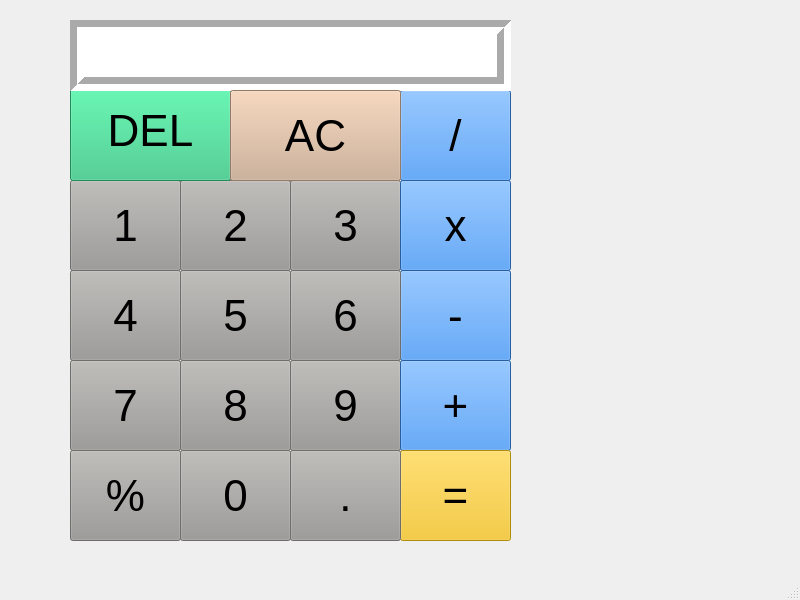
<?xml version="1.0" encoding="UTF-8"?>
<ui version="4.0">
 <class>MainWindow</class>
 <widget class="QMainWindow" name="MainWindow">
  <property name="geometry">
   <rect>
    <x>0</x>
    <y>0</y>
    <width>800</width>
    <height>600</height>
   </rect>
  </property>
  <property name="font">
   <font>
    <pointsize>32</pointsize>
   </font>
  </property>
  <property name="windowTitle">
   <string>MainWindow</string>
  </property>
  <property name="styleSheet">
   <string notr="true"/>
  </property>
  <widget class="QWidget" name="centralwidget">
   <widget class="QToolButton" name="Button_number8">
    <property name="geometry">
     <rect>
      <x>180</x>
      <y>360</y>
      <width>111</width>
      <height>91</height>
     </rect>
    </property>
    <property name="font">
     <font>
      <pointsize>33</pointsize>
     </font>
    </property>
    <property name="styleSheet">
     <string notr="true">background-color: rgb(154, 153, 150);</string>
    </property>
    <property name="text">
     <string>8</string>
    </property>
   </widget>
   <widget class="QToolButton" name="Button_number1">
    <property name="geometry">
     <rect>
      <x>70</x>
      <y>180</y>
      <width>111</width>
      <height>91</height>
     </rect>
    </property>
    <property name="font">
     <font>
      <pointsize>33</pointsize>
     </font>
    </property>
    <property name="styleSheet">
     <string notr="true">background-color: rgb(154, 153, 150);</string>
    </property>
    <property name="text">
     <string>1</string>
    </property>
   </widget>
   <widget class="QToolButton" name="Button_number3">
    <property name="geometry">
     <rect>
      <x>290</x>
      <y>180</y>
      <width>111</width>
      <height>91</height>
     </rect>
    </property>
    <property name="font">
     <font>
      <pointsize>33</pointsize>
     </font>
    </property>
    <property name="styleSheet">
     <string notr="true">background-color: rgb(154, 153, 150);</string>
    </property>
    <property name="text">
     <string>3</string>
    </property>
   </widget>
   <widget class="QToolButton" name="Button_number4">
    <property name="geometry">
     <rect>
      <x>70</x>
      <y>270</y>
      <width>111</width>
      <height>91</height>
     </rect>
    </property>
    <property name="font">
     <font>
      <pointsize>33</pointsize>
     </font>
    </property>
    <property name="styleSheet">
     <string notr="true">background-color: rgb(154, 153, 150);</string>
    </property>
    <property name="text">
     <string>4</string>
    </property>
   </widget>
   <widget class="QToolButton" name="Button_number9">
    <property name="geometry">
     <rect>
      <x>290</x>
      <y>360</y>
      <width>111</width>
      <height>91</height>
     </rect>
    </property>
    <property name="font">
     <font>
      <pointsize>33</pointsize>
     </font>
    </property>
    <property name="styleSheet">
     <string notr="true">background-color: rgb(154, 153, 150);</string>
    </property>
    <property name="text">
     <string>9</string>
    </property>
   </widget>
   <widget class="QToolButton" name="Button_number2">
    <property name="geometry">
     <rect>
      <x>180</x>
      <y>180</y>
      <width>111</width>
      <height>91</height>
     </rect>
    </property>
    <property name="font">
     <font>
      <pointsize>33</pointsize>
     </font>
    </property>
    <property name="styleSheet">
     <string notr="true">background-color: rgb(53, 132, 228);
background-color: rgb(154, 153, 150);</string>
    </property>
    <property name="text">
     <string>2</string>
    </property>
   </widget>
   <widget class="QToolButton" name="Button_number5">
    <property name="geometry">
     <rect>
      <x>180</x>
      <y>270</y>
      <width>111</width>
      <height>91</height>
     </rect>
    </property>
    <property name="font">
     <font>
      <pointsize>33</pointsize>
     </font>
    </property>
    <property name="styleSheet">
     <string notr="true">background-color: rgb(154, 153, 150);</string>
    </property>
    <property name="text">
     <string>5</string>
    </property>
   </widget>
   <widget class="QToolButton" name="Button_sub">
    <property name="geometry">
     <rect>
      <x>400</x>
      <y>270</y>
      <width>111</width>
      <height>91</height>
     </rect>
    </property>
    <property name="font">
     <font>
      <pointsize>33</pointsize>
     </font>
    </property>
    <property name="styleSheet">
     <string notr="true">background-color: rgb(53, 132, 228);</string>
    </property>
    <property name="text">
     <string>-</string>
    </property>
   </widget>
   <widget class="QToolButton" name="Button_number7">
    <property name="geometry">
     <rect>
      <x>70</x>
      <y>360</y>
      <width>111</width>
      <height>91</height>
     </rect>
    </property>
    <property name="font">
     <font>
      <pointsize>33</pointsize>
     </font>
    </property>
    <property name="styleSheet">
     <string notr="true">background-color: rgb(154, 153, 150);</string>
    </property>
    <property name="text">
     <string>7</string>
    </property>
   </widget>
   <widget class="QToolButton" name="Button_mul">
    <property name="geometry">
     <rect>
      <x>400</x>
      <y>180</y>
      <width>111</width>
      <height>91</height>
     </rect>
    </property>
    <property name="font">
     <font>
      <pointsize>33</pointsize>
     </font>
    </property>
    <property name="styleSheet">
     <string notr="true">background-color: rgb(53, 132, 228);</string>
    </property>
    <property name="text">
     <string>x</string>
    </property>
   </widget>
   <widget class="QToolButton" name="Button_number6">
    <property name="geometry">
     <rect>
      <x>290</x>
      <y>270</y>
      <width>111</width>
      <height>91</height>
     </rect>
    </property>
    <property name="font">
     <font>
      <pointsize>33</pointsize>
     </font>
    </property>
    <property name="styleSheet">
     <string notr="true">background-color: rgb(154, 153, 150);</string>
    </property>
    <property name="text">
     <string>6</string>
    </property>
   </widget>
   <widget class="QToolButton" name="Button_devision">
    <property name="geometry">
     <rect>
      <x>400</x>
      <y>90</y>
      <width>111</width>
      <height>91</height>
     </rect>
    </property>
    <property name="font">
     <font>
      <pointsize>33</pointsize>
     </font>
    </property>
    <property name="styleSheet">
     <string notr="true">background-color: rgb(53, 132, 228);</string>
    </property>
    <property name="text">
     <string>/</string>
    </property>
   </widget>
   <widget class="QToolButton" name="Button_add">
    <property name="geometry">
     <rect>
      <x>400</x>
      <y>360</y>
      <width>111</width>
      <height>91</height>
     </rect>
    </property>
    <property name="font">
     <font>
      <pointsize>33</pointsize>
     </font>
    </property>
    <property name="styleSheet">
     <string notr="true">background-color: rgb(53, 132, 228);</string>
    </property>
    <property name="text">
     <string>+</string>
    </property>
   </widget>
   <widget class="QToolButton" name="Button_Del">
    <property name="geometry">
     <rect>
      <x>70</x>
      <y>80</y>
      <width>161</width>
      <height>101</height>
     </rect>
    </property>
    <property name="font">
     <font>
      <pointsize>33</pointsize>
     </font>
    </property>
    <property name="styleSheet">
     <string notr="true">background-color: rgb(46, 194, 126);</string>
    </property>
    <property name="text">
     <string>DEL</string>
    </property>
   </widget>
   <widget class="QLabel" name="Screen_CAL">
    <property name="geometry">
     <rect>
      <x>70</x>
      <y>20</y>
      <width>441</width>
      <height>71</height>
     </rect>
    </property>
    <property name="font">
     <font>
      <pointsize>33</pointsize>
     </font>
    </property>
    <property name="styleSheet">
     <string notr="true">background-color: rgb(255, 255, 255);</string>
    </property>
    <property name="frameShape">
     <enum>QFrame::Box</enum>
    </property>
    <property name="frameShadow">
     <enum>QFrame::Sunken</enum>
    </property>
    <property name="lineWidth">
     <number>7</number>
    </property>
    <property name="midLineWidth">
     <number>0</number>
    </property>
    <property name="text">
     <string/>
    </property>
   </widget>
   <widget class="QToolButton" name="Button_Equal">
    <property name="geometry">
     <rect>
      <x>400</x>
      <y>450</y>
      <width>111</width>
      <height>91</height>
     </rect>
    </property>
    <property name="font">
     <font>
      <pointsize>33</pointsize>
     </font>
    </property>
    <property name="styleSheet">
     <string notr="true">background-color: rgb(53, 132, 228);
background-color: rgb(245, 194, 17);</string>
    </property>
    <property name="text">
     <string>=</string>
    </property>
   </widget>
   <widget class="QToolButton" name="Button_permission">
    <property name="geometry">
     <rect>
      <x>70</x>
      <y>450</y>
      <width>111</width>
      <height>91</height>
     </rect>
    </property>
    <property name="font">
     <font>
      <pointsize>33</pointsize>
     </font>
    </property>
    <property name="styleSheet">
     <string notr="true">background-color: rgb(154, 153, 150);</string>
    </property>
    <property name="text">
     <string>%</string>
    </property>
   </widget>
   <widget class="QToolButton" name="Button_number0">
    <property name="geometry">
     <rect>
      <x>180</x>
      <y>450</y>
      <width>111</width>
      <height>91</height>
     </rect>
    </property>
    <property name="font">
     <font>
      <pointsize>33</pointsize>
     </font>
    </property>
    <property name="styleSheet">
     <string notr="true">background-color: rgb(154, 153, 150);</string>
    </property>
    <property name="text">
     <string>0</string>
    </property>
   </widget>
   <widget class="QToolButton" name="Button_dot">
    <property name="geometry">
     <rect>
      <x>290</x>
      <y>450</y>
      <width>111</width>
      <height>91</height>
     </rect>
    </property>
    <property name="font">
     <font>
      <pointsize>33</pointsize>
     </font>
    </property>
    <property name="styleSheet">
     <string notr="true">background-color: rgb(154, 153, 150);</string>
    </property>
    <property name="text">
     <string>.</string>
    </property>
   </widget>
   <widget class="QToolButton" name="Button_AC">
    <property name="geometry">
     <rect>
      <x>230</x>
      <y>90</y>
      <width>171</width>
      <height>91</height>
     </rect>
    </property>
    <property name="font">
     <font>
      <pointsize>33</pointsize>
     </font>
    </property>
    <property name="styleSheet">
     <string notr="true">background-color: rgb(154, 153, 150);
background-color: rgb(205, 171, 143);</string>
    </property>
    <property name="text">
     <string>AC</string>
    </property>
   </widget>
  </widget>
  <widget class="QMenuBar" name="menubar">
   <property name="geometry">
    <rect>
     <x>0</x>
     <y>0</y>
     <width>800</width>
     <height>22</height>
    </rect>
   </property>
  </widget>
  <widget class="QStatusBar" name="statusbar"/>
 </widget>
 <resources/>
 <connections/>
</ui>
